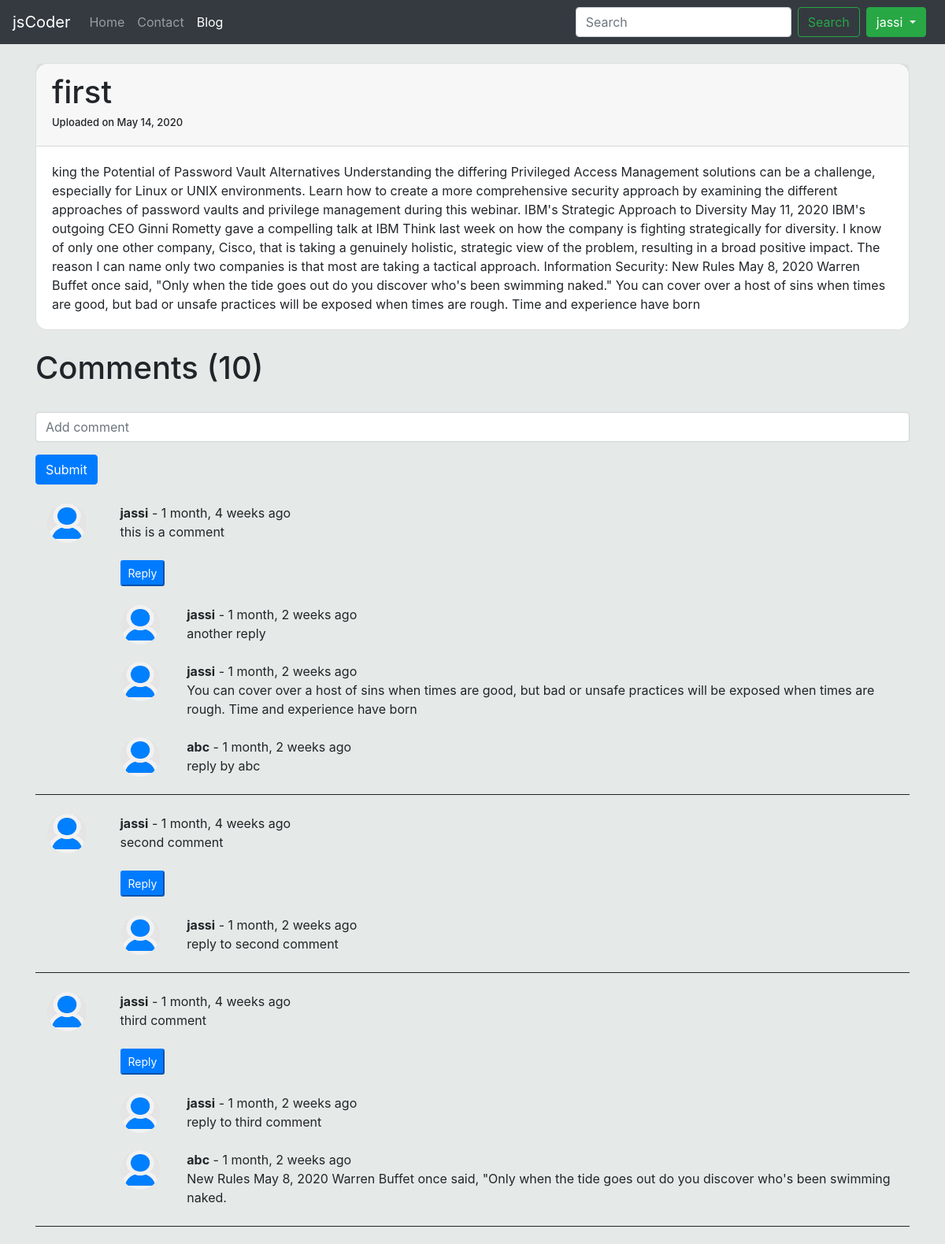
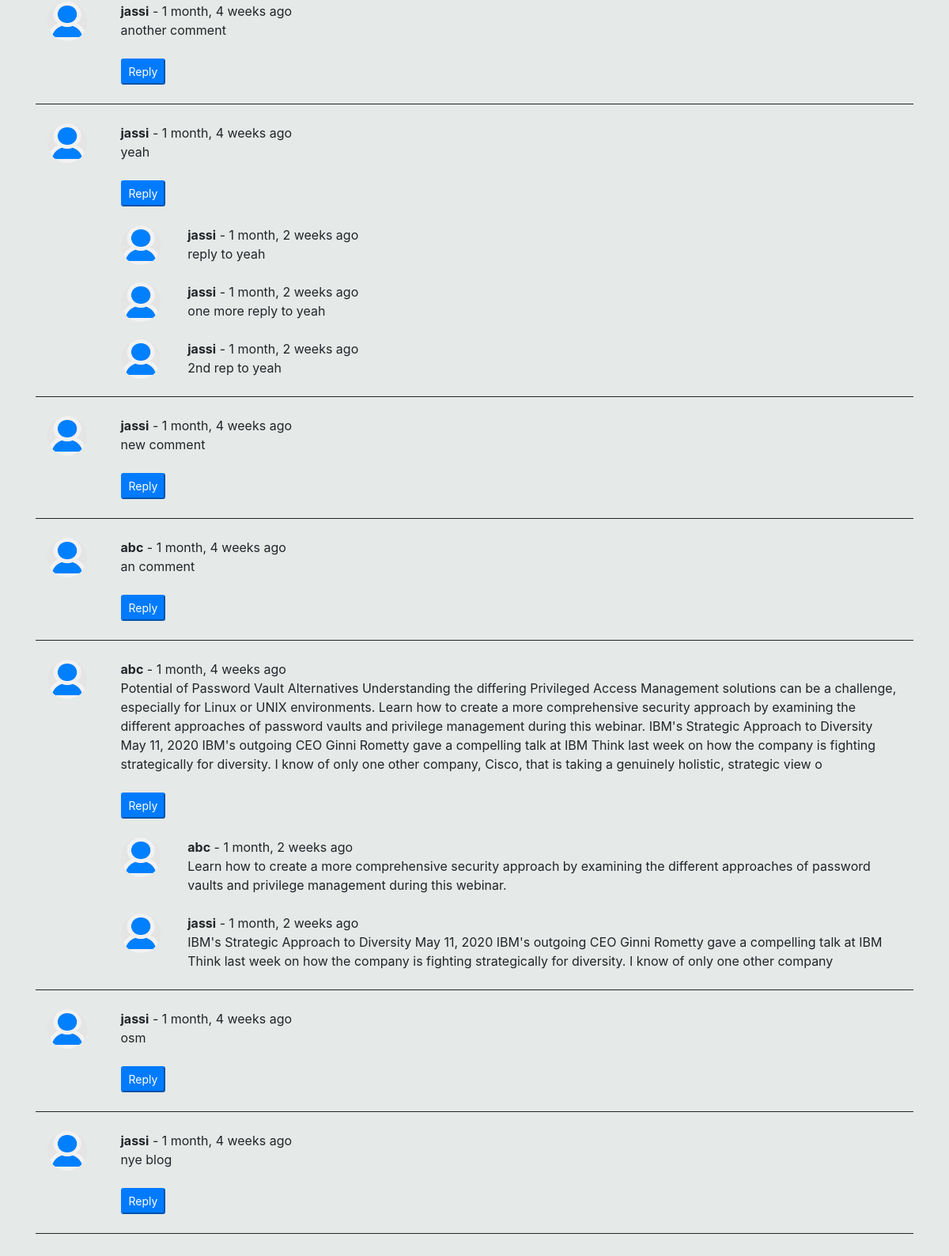
The page /blog/first (signed in) on the database its author committed (2 pictures, top to bottom).
### blog/models.py (models this page shows, shortened)
class Post(models.Model):
    id = models.AutoField
    title = models.CharField(max_length=100)
    content = models.TextField()
    date = models.DateField(auto_now=True)

class Comment(models.Model):
    sno = models.AutoField
    comments = models.TextField()
    user = models.ForeignKey(User,on_delete=models.CASCADE)
    time = models.DateTimeField(default=now)
    post = models.ForeignKey(Post,on_delete=models.CASCADE)
    parent = models.ForeignKey('self',on_delete=models.CASCADE,null = True)

### blog/views.py (the view)
# urls.py: path("<str:slug>",views.blodpost,name="post")
def blodpost(request,slug):
    post = Post.objects.get(title=slug)
    comment = Comment.objects.filter(post=post,parent=None)
    reply = Comment.objects.filter(post=post).exclude(parent=None)
    replydict = {}
    for rep in reply:
        if rep.parent.pk not in replydict.keys():
            replydict[rep.parent.pk] = [rep]
        else:
            replydict[rep.parent.pk].append(rep)
    param = {'post':post,'comments':comment,'replies':replydict}
    return render(request,'blog/blogpost.html',param)

### blog/templatetags/extras.py (called while the page is built)
@register.filter(name='dict_val')
def dict_val(dict,key):
    return dict.get(key)

### templates/blog/blogpost.html (shortened to what this page needs)
{% extends 'base.html' %}
{% block activeblog %}active
{% endblock activeblog %}
{% block body   %}
{% load static %}
{% load humanize %}
{% load extras %}
<div class="container">
    <div class="card my-4" style="border-radius: 15px;">
        <h1 class="card-header">{{post.title}}<div>
                <h5>
                    <font size='2px'>Uploaded on {{post.date}}</font>
                </h5>
            </div>
        </h1>
        <div class="card-body">
            <p class="card-text">{{post.content}}</p>
        </div>
    </div>
    <h1>Comments ({{comments.count}})</h1>
    {% if user.is_authenticated %}
    <form method="POST" action="/blog/PostComment/">{% csrf_token %}
        <div class="form-group">
            <input type="text" required class="form-control" name="comment" aria-describedby="emailHelp"
                placeholder="Add comment">
        </div>
        <button type="submit" class="btn btn-primary">Submit</button>
    </form>
    {% else %}
    <p>Please signup and login to post a comment</p>
    {% endif %}
    {% for i in comments %}
    <div class="row my-4 mx-0" style="border-bottom: 1px solid;overflow-wrap: break-word;">
        <div class="col-md-1"><img src="{%static 'img/user.jpg'%}" height="50px" width="50px"
                style="border-radius: 100%;"></div>
        <div class="col-md-11"><b>{{i.user.username}}</b> - {{i.time|naturaltime}}<p>{{i.comments}}</p>
            <div class="reply mx-0 my-0">
                {% if user.is_authenticated %}
                <button class="btn-sm btn-primary my-2" type="button" data-toggle="collapse"
                    data-target="#replybox{{i.pk}}" aria-expanded="false" aria-controls="collapseExampl">
                    Reply
                </button>
                {% endif %}
                {% for reply in replies|dict_val:i.pk %}
                <div class="row my-2">
                <div class="col-md-1"><img src="{%static 'img/user.jpg'%}" height="50px" width="50px"
                style="border-radius: 100%;"></div>
        <div class="col-md-11"><b>{{reply.user.username}}</b> - {{reply.time|naturaltime}}<p>{{reply.comments}}</p></div>
        </div>
                    {% endfor %}
                </div>
            </div>
        </div>
        {% endfor %}
    </div>
    <br><br><br>
    {% endblock body   %}

### templates/base.html (shortened to what this page needs)
<!doctype html>
<html lang="en">
  <head>
    <link rel="stylesheet" href="https://stackpath.bootstrapcdn.com/bootstrap/4.5.0/css/bootstrap.min.css">
  </head>
  <body style="background-color: rgb(229, 233, 231);">
  <nav class="navbar navbar-expand-lg navbar-dark bg-dark">
  <a class="navbar-brand" href="/">jsCoder</a>
  <div class="collapse navbar-collapse" id="navbarSupportedContent">
    <ul class="navbar-nav mr-auto">
      <li class="nav-item {% block activehome %}{% endblock activehome %}">
        <a class="nav-link" href="/">Home <span class="sr-only">(current)</span></a>
      </li>
      <li class="nav-item {% block activecontact %}{% endblock activecontact %}">
        <a class="nav-link" href="/contact">Contact</a>
      </li>
      <li class="nav-item {% block activeblog %}{% endblock activeblog %}">
        <a class="nav-link" href="/blog">Blog</a>
      </li>
    </ul>
    <form class="form-inline my-2 my-lg-0" action="/search/" method="POST">{% csrf_token %}
                <input class="form-control mr-sm-2" type="search" name="search" placeholder="Search" aria-label="Search">
                <button class="btn btn-outline-success my-2 my-sm-0"  Required type="submit">Search</button>
                {% if user.is_authenticated %}
                <div class="btn-group">
                    <button type="button" class="btn btn-success dropdown-toggle mx-2" data-toggle="dropdown"
                        aria-haspopup="true" aria-expanded="false">
                        {{user}}
                    </button>
                    {% endif %}
                </div>
            </form>
  </div>
</nav>
    {% block body %}{% endblock body %}
  </body>
</html>

### rows shown on the page
Post: title "first", date "May 14, 2020", content "king the Potential of Password Vault Alternatives Understanding the differing Privileged Access Management solutions can be a challenge, especially for Linux or UNIX environments. Learn how to create a more comprehensive security approach by examining the different approaches of password vaults and privilege management during this webinar. IBM's Strategic Approach to Diversity May 11, 2020 IBM's outgoing CEO Ginni Rometty gave a compelling talk at IBM Think last week on how the company is fighting strategically for diversity. I know of only one other company, Cisco, that is taking a genuinely holistic, strategic view of the problem, resulting in a broad positive impact. The reason I can…"
Comment: user.username "jassi", time "1 month, 4 weeks ago", comments "this is a comment"
Comment: user.username "jassi", time "1 month, 2 weeks ago", comments "another reply"
Comment: user.username "jassi", time "1 month, 2 weeks ago", comments "You can cover over a host of sins when times are good, but bad or unsafe practices will be exposed when times are rough. Time and experience have born"
Comment: user.username "abc", time "1 month, 2 weeks ago", comments "reply by abc"
Comment: user.username "jassi", time "1 month, 4 weeks ago", comments "second comment"
Comment: user.username "jassi", time "1 month, 2 weeks ago", comments "reply to second comment"
Comment: user.username "jassi", time "1 month, 4 weeks ago", comments "third comment"
Comment: user.username "jassi", time "1 month, 2 weeks ago", comments "reply to third comment"
Comment: user.username "abc", time "1 month, 2 weeks ago", comments "New Rules May 8, 2020 Warren Buffet once said, \"Only when the tide goes out do you discover who's been swimming naked."
Comment: user.username "jassi", time "1 month, 4 weeks ago", comments "another comment"
Comment: user.username "jassi", time "1 month, 4 weeks ago", comments "yeah"
Comment: user.username "jassi", time "1 month, 2 weeks ago", comments "reply to yeah"
Comment: user.username "jassi", time "1 month, 2 weeks ago", comments "one more reply to yeah"
Comment: user.username "jassi", time "1 month, 2 weeks ago", comments "2nd rep to yeah"
Comment: user.username "jassi", time "1 month, 4 weeks ago", comments "new comment"
Comment: user.username "abc", time "1 month, 4 weeks ago", comments "an comment"
Comment: user.username "abc", time "1 month, 4 weeks ago", comments "Potential of Password Vault Alternatives Understanding the differing Privileged Access Management solutions can be a challenge, especially for Linux or UNIX environments. Learn how to create a more comprehensive security approach by examining the different approaches of password vaults and privilege management during this webinar. IBM's Strategic Approach to Diversity May 11, 2020 IBM's outgoing CEO Ginni Rometty gave a compelling talk at IBM Think last week on how the company is fighting strategically for diversity. I know of only one other company, Cisco, that is taking a genuinely holistic, strategic view o"
Comment: user.username "abc", time "1 month, 2 weeks ago", comments "Learn how to create a more comprehensive security approach by examining the different approaches of password vaults and privilege management during this webinar."
Comment: user.username "jassi", time "1 month, 2 weeks ago", comments "IBM's Strategic Approach to Diversity May 11, 2020 IBM's outgoing CEO Ginni Rometty gave a compelling talk at IBM Think last week on how the company is fighting strategically for diversity. I know of only one other company"
Comment: user.username "jassi", time "1 month, 4 weeks ago", comments "osm"
Comment: user.username "jassi", time "1 month, 4 weeks ago", comments "nye blog"

### other values the page prints
{{ user }} "jassi"
{{ comments.count }} "10"
